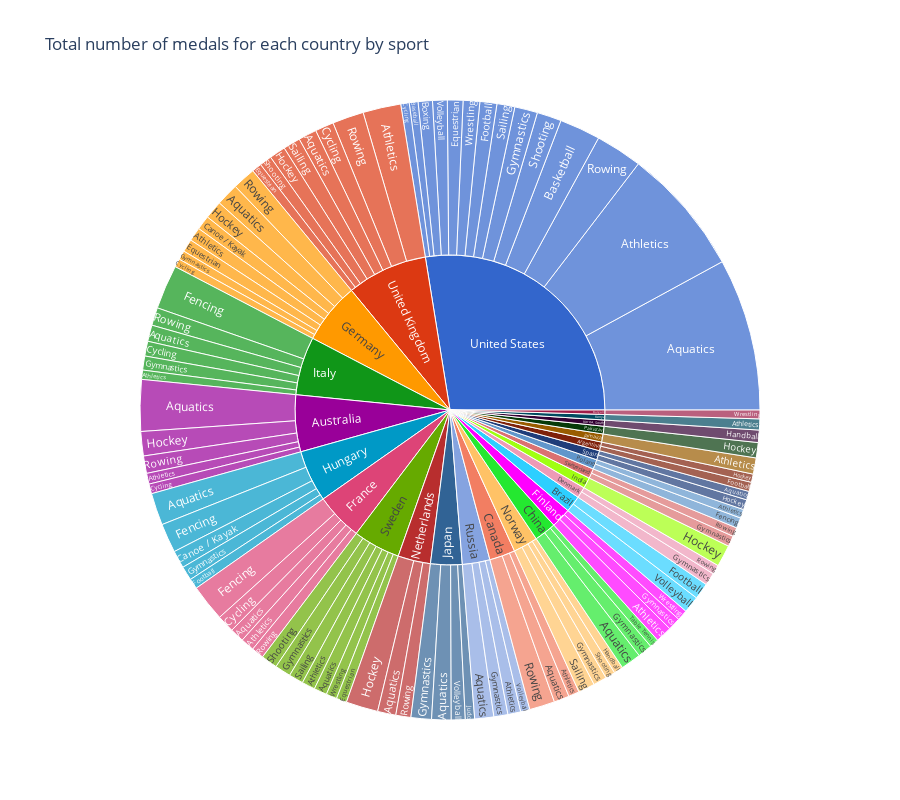

Write notebook code for a chart like this one.
### Code cell
# It's interactive just press on it and you'll see
px.sunburst(superior_sport , 
            path=['Country','Sport'] , 
            values='Medal', 
            height=800,
            title='Total number of medals for each country by sport',
            color_discrete_sequence=px.colors.qualitative.G10,
            
            )

### Figure 1 — Plotly figure (JSON) as saved in the notebook; plotly's stock layout.template omitted (floating-point values rounded to 4 significant figures)
{"data": [{"branchvalues": "total", "domain": {"x": [0, 1], "y": [0, 1]}, "hovertemplate": "labels=%{label}<br>Medal=%{value}<br>parent=%{parent}<br>id=%{id}<extra></extra>", "ids": ["Australia/Aquatics", "Canada/Aquatics", "China/Aquatics", "France/Aquatics", "Germany/Aquatics", "Hungary/Aquatics", "Italy/Aquatics", "Japan/Aquatics", "Netherlands/Aquatics", "Russia/Aquatics", "Spain/Aquatics", "Sweden/Aquatics", "United Kingdom/Aquatics", "United States/Aquatics", "Australia/Athletics", "Canada/Athletics", "Finland/Athletics", "France/Athletics", "Germany/Athletics", "Italy/Athletics", "Jamaica/Athletics", "Kenya/Athletics", "Poland/Athletics", "Russia/Athletics", "Sweden/Athletics", "United Kingdom/Athletics", "United States/Athletics", "United States/Baseball", "United States/Basketball", "United States/Boxing", "Germany/Canoe / Kayak", "Hungary/Canoe / Kayak", "Australia/Cycling", "France/Cycling", "Germany/Cycling", "Italy/Cycling", "United Kingdom/Cycling", "United States/Cycling", "Germany/Equestrian", "Sweden/Equestrian", "United Kingdom/Equestrian", "United States/Equestrian", "France/Fencing", "Hungary/Fencing", "Italy/Fencing", "Poland/Fencing", "Argentina/Football", "Brazil/Football", "Hungary/Football", "United States/Football", "China/Gymnastics", "Denmark/Gymnastics", "Finland/Gymnastics", "Germany/Gymnastics", "Hungary/Gymnastics", "Italy/Gymnastics", "Japan/Gymnastics", "Norway/Gymnastics", "Russia/Gymnastics", "Sweden/Gymnastics", "Switzerland/Gymnastics", "United States/Gymnastics", "Korea, South/Handball", "Norway/Handball", "Argentina/Hockey", "Australia/Hockey", "Germany/Hockey", "India/Hockey", "Netherlands/Hockey", "Pakistan/Hockey", "Spain/Hockey", "United Kingdom/Hockey", "Japan/Judo", "Australia/Rowing", "Canada/Rowing", "Denmark/Rowing", "France/Rowing", "Germany/Rowing", "Italy/Rowing", "Netherlands/Rowing", "Switzerland/Rowing", "United Kingdom/Rowing", "United States/Rowing", "Norway/Sailing", "Sweden/Sailing", "United Kingdom/Sailing", "United States/Sailing", "Norway/Shooting", "Sweden/Shooting", "United Kingdom/Shooting", "United States/Shooting", "China/Table Tennis", "Brazil/Volleyball", "Japan/Volleyball", "Russia/Volleyball", "United States/Volleyball", "Bulgaria/Wrestling", "Finland/Wrestling", "Sweden/Wrestling", "United States/Wrestling", "Argentina", "Australia", "Brazil", "Bulgaria", "Canada", "China", "Denmark", "Finland", "France", "Germany", "Hungary", "India", "Italy", "Jamaica", "Japan", "Kenya", "Korea, South", "Netherlands", "Norway", "Pakistan", "Poland", "Russia", "Spain", "Sweden", "Switzerland", "United Kingdom", "United States"], "labels": ["Aquatics", "Aquatics", "Aquatics", "Aquatics", "Aquatics", "Aquatics", "Aquatics", "Aquatics", "Aquatics", "Aquatics", "Aquatics", "Aquatics", "Aquatics", "Aquatics", "Athletics", "Athletics", "Athletics", "Athletics", "Athletics", "Athletics", "Athletics", "Athletics", "Athletics", "Athletics", "Athletics", "Athletics", "Athletics", "Baseball", "Basketball", "Boxing", "Canoe / Kayak", "Canoe / Kayak", "Cycling", "Cycling", "Cycling", "Cycling", "Cycling", "Cycling", "Equestrian", "Equestrian", "Equestrian", "Equestrian", "Fencing", "Fencing", "Fencing", "Fencing", "Football", "Football", "Football", "Football", "Gymnastics", "Gymnastics", "Gymnastics", "Gymnastics", "Gymnastics", "Gymnastics", "Gymnastics", "Gymnastics", "Gymnastics", "Gymnastics", "Gymnastics", "Gymnastics", "Handball", "Handball", "Hockey", "Hockey", "Hockey", "Hockey", "Hockey", "Hockey", "Hockey", "Hockey", "Judo", "Rowing", "Rowing", "Rowing", "Rowing", "Rowing", "Rowing", "Rowing", "Rowing", "Rowing", "Rowing", "Sailing", "Sailing", "Sailing", "Sailing", "Shooting", "Shooting", "Shooting", "Shooting", "Table Tennis", "Volleyball", "Volleyball", "Volleyball", "Volleyball", "Wrestling", "Wrestling", "Wrestling", "Wrestling", "Argentina", "Australia", "Brazil", "Bulgaria", "Canada", "China", "Denmark", "Finland", "France", "Germany", "Hungary", "India", "Italy", "Jamaica", "Japan", "Kenya", "Korea, South", "Netherlands", "Norway", "Pakistan", "Poland", "Russia", "Spain", "Sweden", "Switzerland", "United Kingdom", "United States"], "name": "", "parents": ["Australia", "Canada", "China", "France", "Germany", "Hungary", "Italy", "Japan", "Netherlands", "Russia", "Spain", "Sweden", "United Kingdom", "United States", "Australia", "Canada", "Finland", "France", "Germany", "Italy", "Jamaica", "Kenya", "Poland", "Russia", "Sweden", "United Kingdom", "United States", "United States", "United States", "United States", "Germany", "Hungary", "Australia", "France", "Germany", "Italy", "United Kingdom", "United States", "Germany", "Sweden", "United Kingdom", "United States", "France", "Hungary", "Italy", "Poland", "Argentina", "Brazil", "Hungary", "United States", "China", "Denmark", "Finland", "Germany", "Hungary", "Italy", "Japan", "Norway", "Russia", "Sweden", "Switzerland", "United States", "Korea, South", "Norway", "Argentina", "Australia", "Germany", "India", "Netherlands", "Pakistan", "Spain", "United Kingdom", "Japan", "Australia", "Canada", "Denmark", "France", "Germany", "Italy", "Netherlands", "Switzerland", "United Kingdom", "United States", "Norway", "Sweden", "United Kingdom", "United States", "Norway", "Sweden", "United Kingdom", "United States", "China", "Brazil", "Japan", "Russia", "United States", "Bulgaria", "Finland", "Sweden", "United States", "", "", "", "", "", "", "", "", "", "", "", "", "", "", "", "", "", "", "", "", "", "", "", "", "", "", ""], "type": "sunburst", "values": [400, 119, 158, 110, 176, 250, 127, 151, 142, 148, 67, 101, 142, 1184, 84, 84, 128, 106, 107, 72, 126, 86, 69, 100, 103, 295, 994, 68, 318, 111, 111, 137, 76, 136, 65, 115, 145, 66, 100, 81, 76, 121, 286, 227, 344, 81, 72, 127, 80, 132, 113, 98, 99, 71, 110, 109, 159, 105, 109, 124, 83, 178, 96, 72, 64, 189, 141, 169, 249, 119, 78, 126, 72, 135, 197, 73, 96, 180, 139, 117, 70, 244, 364, 129, 113, 134, 139, 76, 127, 95, 190, 71, 130, 108, 72, 114, 68, 83, 84, 129, 136, 884, 257, 68, 400, 342, 171, 310, 734, 951, 804, 169, 906, 126, 490, 86, 96, 508, 382, 119, 150, 429, 145, 733, 153, 1257, 4108]}], "layout": {"height": 800, "legend": {"tracegroupgap": 0}, "sunburstcolorway": ["#3366CC", "#DC3912", "#FF9900", "#109618", "#990099", "#0099C6", "#DD4477", "#66AA00", "#B82E2E", "#316395"], "title": {"text": "Total number of medals for each country by sport"}}}
